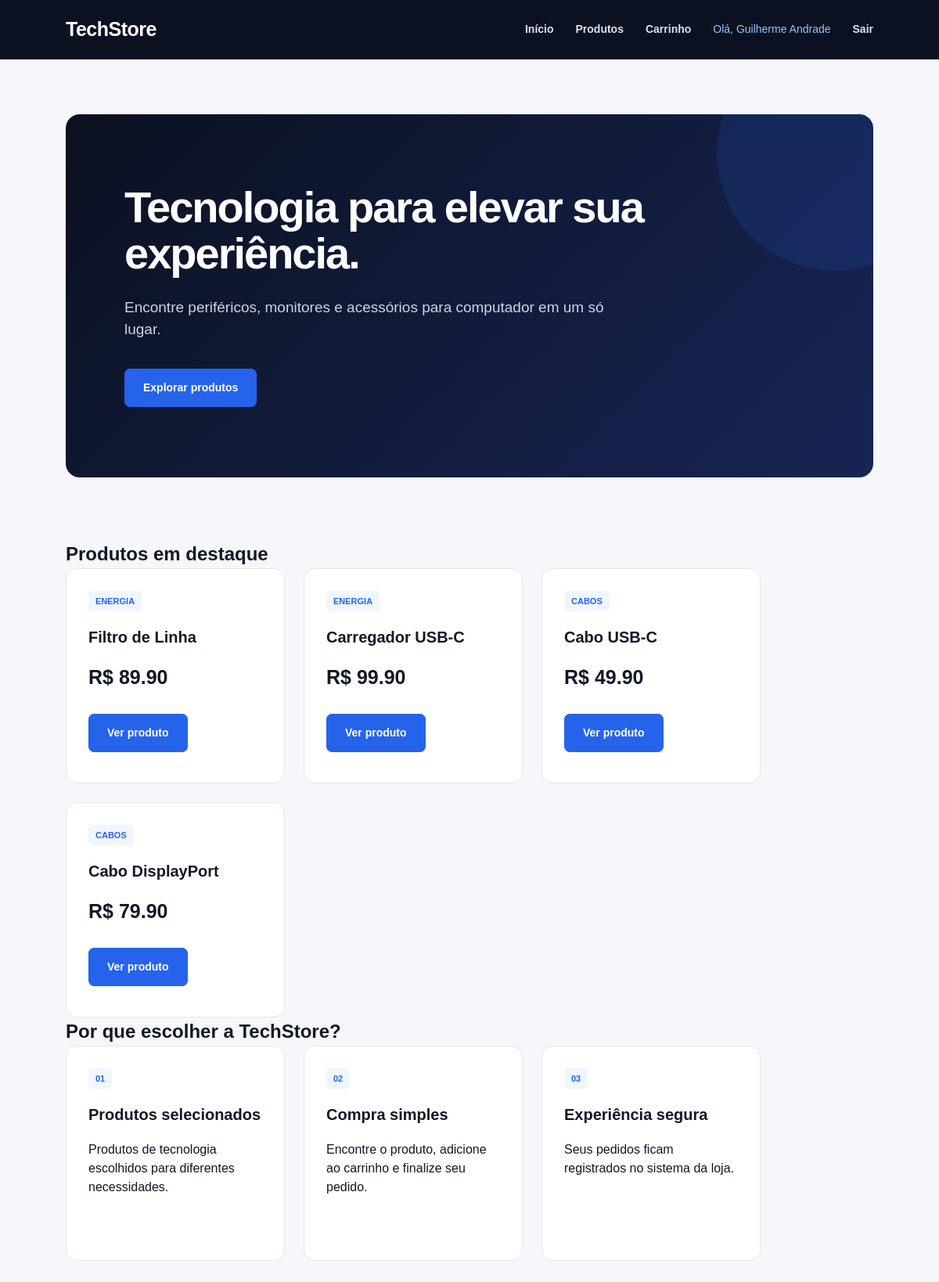
/ (signed in), run on the app's committed database.
### tables this page shows
CREATE TABLE produtos (
    id INTEGER PRIMARY KEY AUTOINCREMENT,
    nome TEXT NOT NULL,
    preco REAL NOT NULL,
    categoria TEXT NOT NULL
);

### app.py (the view)
@app.route("/")
def inicio():
    produtos = buscar_produtos()
    return render_template(
        "index.html",
        produtos=produtos
    )

### app.py (called while the page is built)
def conectar_banco():
    conexao = sqlite3.connect("loja.db")
    conexao.row_factory = sqlite3.Row
    return conexao

def buscar_produtos():
    conexao = conectar_banco()
    cursor = conexao.cursor()
    cursor.execute(
        "SELECT * FROM produtos ORDER BY id DESC"
    )
    produtos = cursor.fetchall()
    conexao.close()
    return produtos

### templates/index.html (shortened to what this page needs)
<!DOCTYPE html>
<html lang="pt-BR">
<head>
    <link rel="stylesheet" href="{{ url_for('static', filename='style.css') }}">
</head>
<body>
<header>
    <h1>TechStore</h1>
    <nav>
        <a href="/">Início</a>
        <a href="/produtos">Produtos</a>
        <a href="/carrinho">Carrinho</a>
        {% if session.get("usuario_nome") %}
            <span>
                Olá, {{ session["usuario_nome"] }}
            </span>
            <a href="/logout">Sair</a>
        {% else %}
            <a href="/login">Entrar</a>
        {% endif %}
    </nav>
</header>
<main>
    <section class="hero">
        <h2>
            Tecnologia para elevar sua experiência.
        </h2>
        <p>
            Encontre periféricos, monitores e acessórios
            para computador em um só lugar.
        </p>
        <a class="botao" href="/produtos">
            Explorar produtos
        </a>
    </section>
    <section>
        <h2>Produtos em destaque</h2>
        <div class="produtos">
            {% for produto in produtos[:4] %}
                <article class="card">
                    <span>
                        {{ produto["categoria"] }}
                    </span>
                    <h3>
                        {{ produto["nome"] }}
                    </h3>
                    <p class="preco">
                        R$ {{ "%.2f"|format(produto["preco"]) }}
                    </p>
                    <a
                        class="botao"
                        href="/produto/{{ produto['id'] }}"
                    >
                        Ver produto
                    </a>
                </article>
            {% endfor %}
        </div>
    </section>
    <section>
        <h2>Por que escolher a TechStore?</h2>
        <div class="produtos">
            <article class="card">
                <span>01</span>
                <h3>
                    Produtos selecionados
                </h3>
                <p>
                    Produtos de tecnologia escolhidos
                    para diferentes necessidades.
                </p>
            </article>
            <article class="card">
                <span>02</span>
                <h3>
                    Compra simples
                </h3>
                <p>
                    Encontre o produto, adicione ao carrinho
                    e finalize seu pedido.
                </p>
            </article>
            <article class="card">
                <span>03</span>
                <h3>
                    Experiência segura
                </h3>
                <p>
                    Seus pedidos ficam registrados
                    no sistema da loja.
                </p>
            </article>
        </div>
    </section>
</main>
</body>
</html>

### static/style.css (style rules this page uses)
* { margin: 0; padding: 0; box-sizing: border-box; }
html { scroll-behavior: smooth; }
body { font-family: Arial, Helvetica, sans-serif; background: #f6f7fb; color: #111827; line-height: 1.5; }
a { transition: 0.2s; }
header { background: #0b1120; color: white; min-height: 76px; padding: 0 7%; display: flex; justify-content: space-between; align-items: center; border-bottom: 1px solid #1f2937; }
header h1 { font-size: 25px; letter-spacing: -0.5px; }
nav { display: flex; align-items: center; gap: 28px; }
nav a { color: #dbe3f0; text-decoration: none; font-size: 14px; font-weight: 600; }
nav span { color: #93c5fd; font-size: 14px; }
main { width: 86%; max-width: 1250px; margin: auto; padding: 70px 0; }
.hero { position: relative; background: linear-gradient(135deg, #0b1120, #172554); color: white; padding: 90px 75px; margin-bottom: 80px; border-radius: 18px; overflow: hidden; }
.hero:after { content: ""; position: absolute; width: 300px; height: 300px; background: #2563eb; opacity: 0.15; border-radius: 50%; right: -100px; top: -100px; }
.hero h2 { position: relative; z-index: 1; font-size: 56px; line-height: 1.05; letter-spacing: -2px; max-width: 760px; margin-bottom: 25px; }
.hero p { position: relative; z-index: 1; color: #cbd5e1; font-size: 19px; max-width: 650px; margin-bottom: 35px; }
.hero .botao { position: relative; z-index: 2; }
.botao { display: inline-block; background: #2563eb; color: white; text-decoration: none; padding: 13px 23px; border-radius: 7px; font-size: 14px; font-weight: bold; border: 1px solid #2563eb; }
.produtos { display: flex; flex-wrap: wrap; gap: 24px; }
.card { position: relative; background: white; width: 280px; min-height: 275px; padding: 28px; border: 1px solid #e5e7eb; border-radius: 14px; transition: 0.2s; }
.card span { display: inline-block; color: #2563eb; background: #eff6ff; padding: 5px 9px; border-radius: 5px; font-size: 11px; font-weight: bold; text-transform: uppercase; margin-bottom: 20px; }
.card h3 { font-size: 20px; line-height: 1.3; margin-bottom: 20px; }
.preco { font-size: 25px; font-weight: bold; color: #111827; margin-bottom: 22px; }
.card .botao { margin-top: 5px; }

### data on the page
produtos: categoria "ENERGIA", nome "Filtro de Linha", preco "89.90"
produtos: categoria "ENERGIA", nome "Carregador USB-C", preco "99.90"
produtos: categoria "CABOS", nome "Cabo USB-C", preco "49.90"
produtos: categoria "CABOS", nome "Cabo DisplayPort", preco "79.90"

### other printed values
{{ session["usuario_nome"] }} "Guilherme Andrade"
